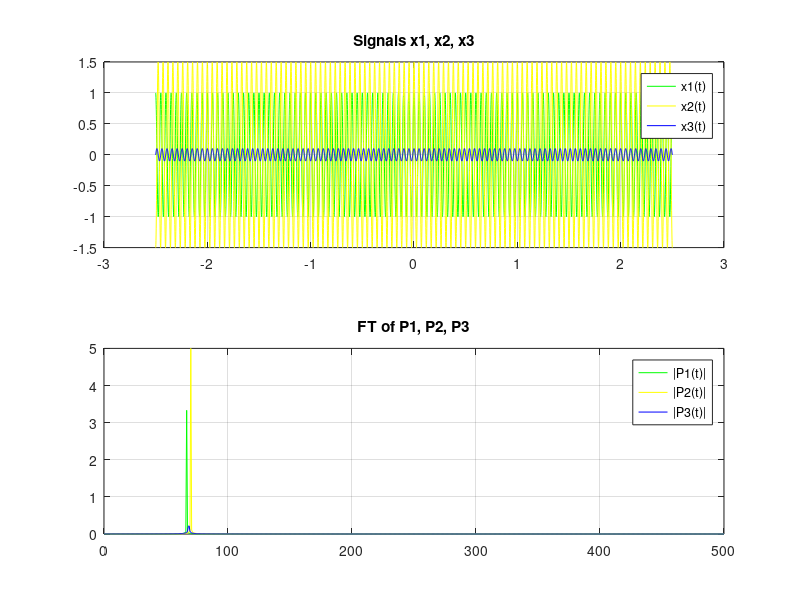
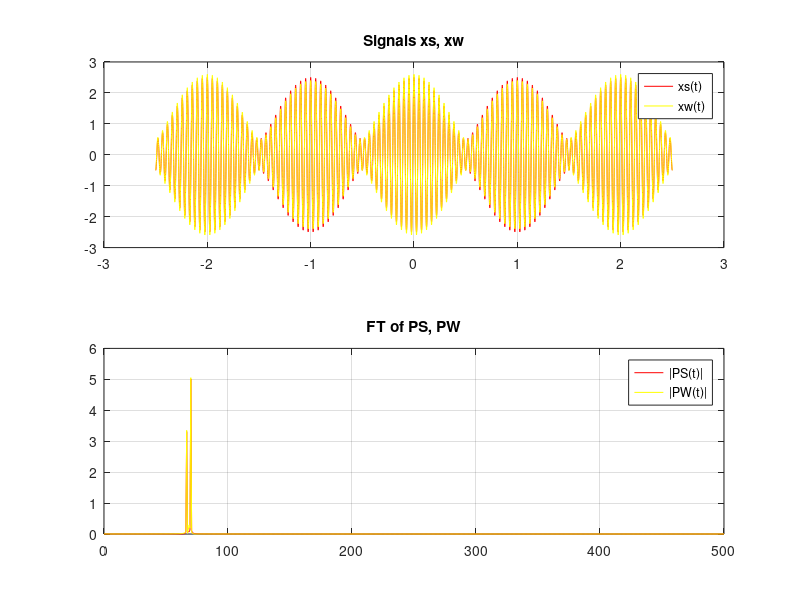

Write MATLAB code to recreate these figures, in order.
T = 5; %period, in seconds
dt = 10^-3; %sampling step, in seconds
t = [-T/2:dt:T/2]; %time vector

Fs = 1000; %sampling frequency
L = 1500; %length of signal
df = 10^-2; %sampling step, in Hertz
f = Fs*(0:(L/2))/L; %frequency domain

f1 = 20; %Hz
f2 = 21;
f3 = 20.5;

x1 = cos(2 .* pi .* f1 .* t); %signals
x2 = 1.5 .* cos(2 .* pi .* f2 .* t);
x3 = 0.1 .* cos(2 .* pi .* f3 .* t);
xs = x1 + x2;
xw = xs + x3;


Y1 = fft(x1); %fourier transform of x1
P2 = abs(Y1/L); %two-sided spectrum
P1 = P2(1:L/2+1); %single-sided spectrum
P1(2:end-1) = 2*P1(2:end-1);

Y2 = fft(x2);
P2 = abs(Y2/L);
P3 = P2(1:L/2+1);
P3(2:end-1) = 2*P3(2:end-1);

Y3 = fft(x3);
P2 = abs(Y3/L);
P4 = P2(1:L/2+1);
P4(2:end-1) = 2*P4(2:end-1);

YS = fft(xs);
P2 = abs(YS/L);
PS = P2(1:L/2+1);
PS(2:end-1) = 2*PS(2:end-1);

YW = fft(xw);
P2 = abs(YW/L);
PW = P2(1:L/2+1);
PW(2:end-1) = 2*PW(2:end-1);

figure(1)
subplot(2,1,1)
plot(t, x1, 'g')
hold on
plot(t, x2, 'y')
hold on
plot(t, x3, 'b')
title('Signals x1, x2, x3')
grid()
legend('x1(t)', 'x2(t)', 'x3(t)')

subplot(2,1,2)
plot(f, P1, 'g')
hold on
plot(f, P3, 'y')
hold on
plot(f, P4, 'b')
title('FT of P1, P2, P3')
grid()
legend('|P1(t)|', '|P2(t)|', '|P3(t)|')

figure(2)
subplot(2,1,2)
plot(f, PS, 'r')
hold on
plot(f, PW, 'y')
grid()
title('FT of PS, PW')
legend('|PS(t)|', '|PW(t)|')

subplot(2,1,1)
plot(t, xs, 'r')
hold on
plot(t, xw, 'y')
grid()
title('Signals xs, xw')
legend('xs(t)', 'xw(t)')
